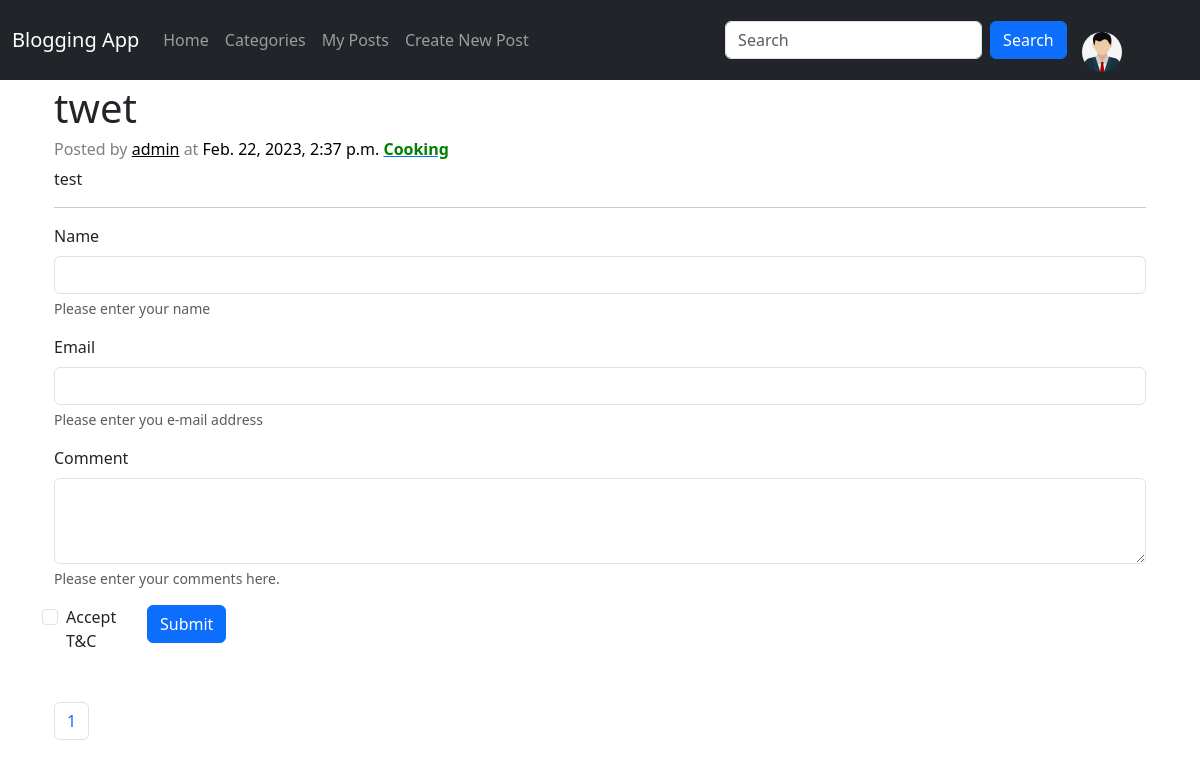
Page /main/post_detail/4/ on the earlier database version.
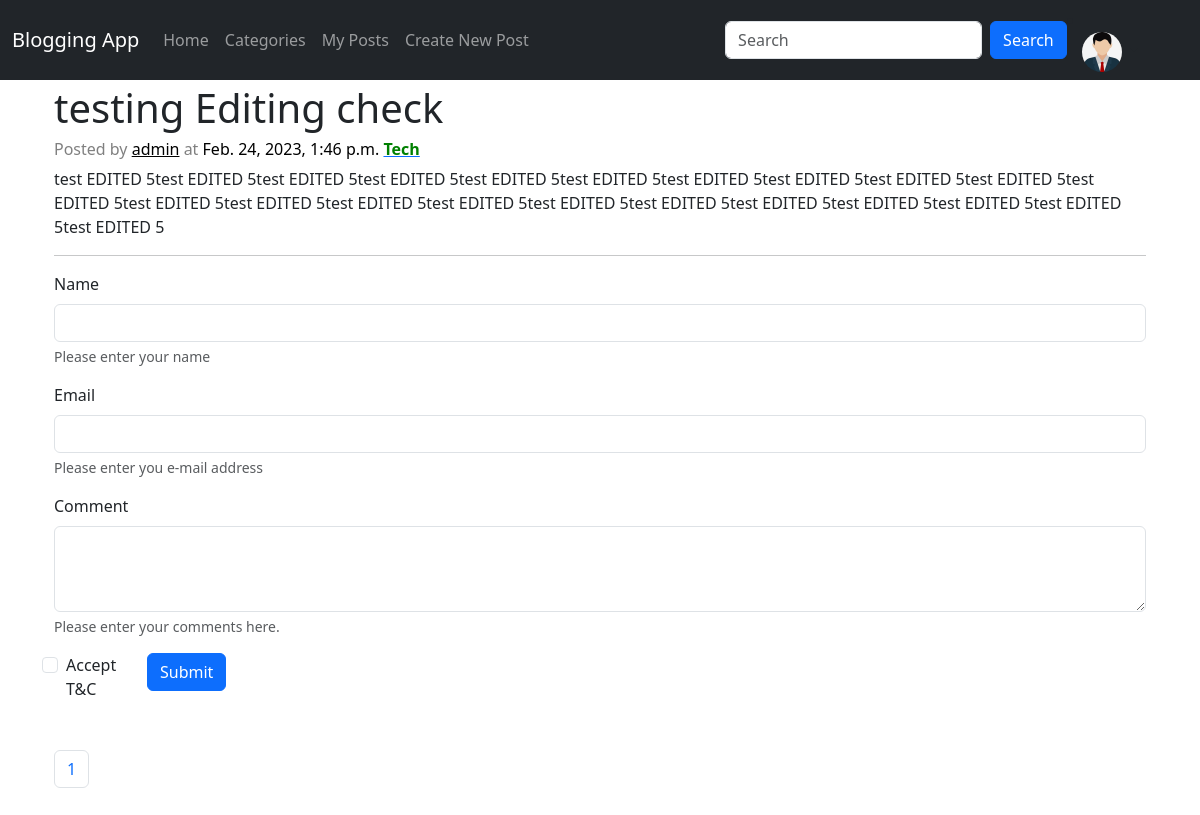
Same page on the later database version.
### main/models.py (models this page shows, shortened)
class PostData(models.Model):
    Title = models.CharField(max_length=200)
    Author = models.ForeignKey(User, on_delete=models.SET_NULL, null=True)
    Category = models.CharField(max_length=100,choices=[('Cooking','Cooking'),('Entertainment','Entertainment'),('Tech','Tech'),('News','News')])
    Body = models.TextField()
    Time = models.DateTimeField(null = True,auto_now = True)

### main/views.py (the view, shortened to what this page needs)
# urls.py: path('post_detail/<int:primary_key>/', views.post_detail, name="post_detail"),
def post_detail(request, primary_key):
    current_user = request.user
    try:
        current_post = PostData.objects.get(pk=primary_key)
    except:
        current_post = None
    filtered_comments = CommentData.objects.filter(Post=current_post)
    if request.method=='GET':
        try:
            comment_page = request.GET.get('comment_page', 1)
        except:
            comment_page = 1
    else:
        comment_page = 1
    paginator = Paginator(filtered_comments, 3)
    try:
        comment_data = paginator.page(comment_page)
    except:
        comment_data = paginator.page(1)
    logged_in = current_user.is_authenticated
    return render(request, 'main/post_detail.html', {"current_post": current_post, "logged_in": logged_in, "comment_data": comment_data})

### templates/main/post_detail.html (shortened to what this page needs)
{%extends "main/base.html"%}
{%block content%}
<div class="container" style="margin-top: 3%; margin-bottom: 5%;">
{% if current_post %}
    <h1>{{current_post.Title}}</h1>
<h6 style="color: grey;">Posted by <a href="#" style="color: black;">{{current_post.Author.username}}</a> at <a style="color: black;">{{current_post.Time}}</a> <a href="#"><b style="color: green;">{{current_post.Category}}</b></a></h6>
<p>{{current_post.Body}}</p>
<hr>
<form method="POST" style="margin-bottom: 3%;">
    {% if not logged_in %}
    <div class="mb-3">
        <label for="name" class="form-label">Name</label>
        <input name="name" type="text" class="form-control" id="name">
        <div id="nameHelp" class="form-text">Please enter your name</div>
      </div>
      <div class="mb-3">
        <label for="email" class="form-label">Email</label>
        <input name="email" type="email" class="form-control" id="email">
        <div id="emailHelp" class="form-text">Please enter you e-mail address</div>
      </div>
      {% endif %}
    <div class="mb-3 col" style="margin-bottom: 3;">
        <label for="comment" class="form-label">Comment</label>
        <textarea class="form-control" name="comment" id="comment" rows="3"></textarea>
        <div id="commentHelp" class="form-text">Please enter your comments here.</div>
      </div>
    <div class="row">
        <div class="mb-3 form-check col-1">
        <input type="checkbox" class="form-check-input" id="exampleCheck1">
        <label class="form-check-label" for="exampleCheck1">Accept T&C</label>
        </div>
        <div class="col-2">
        <button type="submit" class="btn btn-primary">Submit</button>
        </div>
    </div>
  </form>
    <ul class="pagination">
        {% for i in comment_data.paginator.page_range %}
        <li class="page-item"><a class="page-link" href="?comment_page={{i}}">{{i}}</a></li>
        {% endfor %}
      </ul>
{% else %}
<h1>Page Unavailable</h1>
{% endif %}
</div>
{%endblock%}

Differences in the rows shown:
changed PostData "admin": Title "twet" → "testing Editing check"; Time "Feb. 22, 2023, 2:37 p.m." → "Feb. 24, 2023, 1:46 p.m."; Category "Cooking" → "Tech"; Body "test" → "test EDITED 5test EDITED 5test EDITED 5test EDITED 5test EDITED 5test EDITED 5test EDITED 5test EDITED 5test EDITED 5test EDITED 5test EDITED 5test EDITED 5test EDITED 5test EDITED 5test EDITED 5test EDITED 5test EDITED 5test EDITED 5test EDITED 5test EDITED 5test EDITED 5test EDITED 5"
